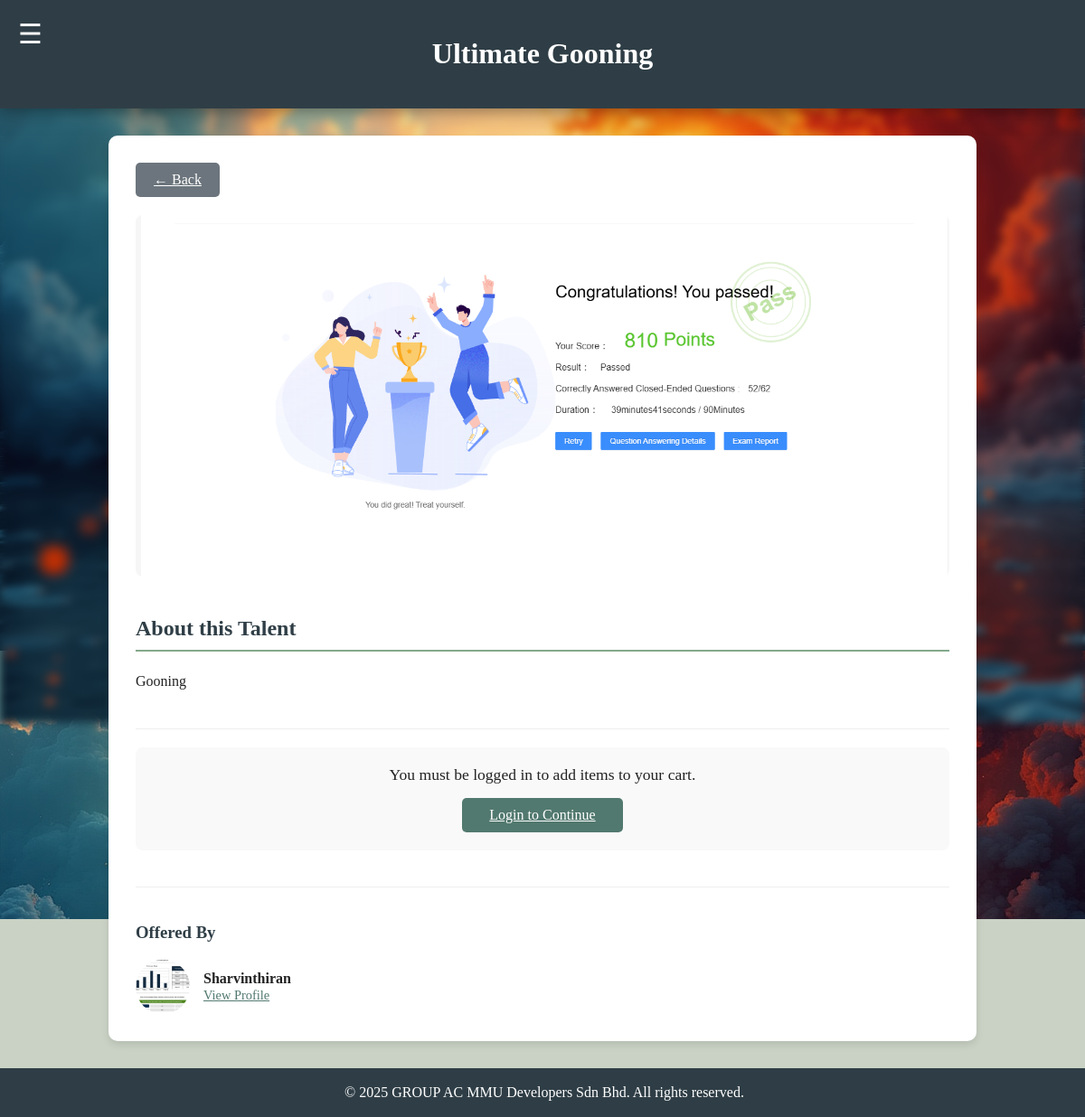
/viewTalent.php?id=13, run on the app's committed database.
### tables this page shows
CREATE TABLE `services` (
  `service_id` int(11) NOT NULL,
  `user_id` int(11) NOT NULL,
  `service_title` varchar(255) NOT NULL,
  `service_description` text DEFAULT NULL,
  `service_image` varchar(255) DEFAULT NULL,
  `service_price` decimal(10,2) NOT NULL DEFAULT 0.00
);

CREATE TABLE `users` (
  `user_id` int(11) NOT NULL,
  `name` varchar(100) DEFAULT NULL,
  `email` varchar(100) DEFAULT NULL,
  `password` varchar(255) DEFAULT NULL,
  `role` enum('student','admin') DEFAULT 'student',
  `created_at` timestamp NOT NULL DEFAULT current_timestamp(),
  `student_id` varchar(50) DEFAULT NULL,
  `faculty` varchar(100) DEFAULT NULL,
  `date_of_birth` date DEFAULT NULL,
  `about_me` text DEFAULT NULL,
  `profile_picture` varchar(255) DEFAULT 'default_avatar.png'
);

### viewtalent.php (the view, shortened to what this page needs)
<?php
require 'connection.php';
$talent_id = intval($_GET['id']);
$stmt = $conn->prepare(
    "SELECT s.service_title, s.service_description, s.service_image, s.service_price, u.name as user_name, u.profile_picture, u.user_id
     FROM services s
     JOIN users u ON s.user_id = u.user_id
     WHERE s.service_id = ?"
);
$stmt->bind_param("i", $talent_id);
$stmt->execute();
$result = $stmt->get_result();
$talent = $result->fetch_assoc();
require 'header.php';
$talent_image_src = 'images/uploads/talent_images/' . htmlspecialchars($talent['service_image'] ?? 'service_placeholder.png');
$owner_avatar_src = DEFAULT_AVATAR_URL;
if (!empty($talent['profile_picture']) && file_exists('images/uploads/profile_pictures/' . $talent['profile_picture'])) {
    $owner_avatar_src = 'images/uploads/profile_pictures/' . htmlspecialchars($talent['profile_picture']);
}
?>
<body>
    <?php require 'navbar.php'; ?>
    <div id="main-content">
        <div class="title-container">
            <h1><?php echo htmlspecialchars($talent['service_title']); ?></h1>
        </div>
        <div class="talent-detail-container" style="max-width: 900px; margin: 30px auto; background-color: #fff; padding: 30px; border-radius: 10px; box-shadow: 0 4px 8px rgba(0,0,0,0.1);">
            <a href="#" onclick="history.go(-1); return false;" class="form-button" style="width: auto; padding: 10px 20px; background-color: #6c757d; display: inline-block; margin-bottom: 20px;">&larr; Back</a>
            <img src="<?php echo $talent_image_src; ?>" alt="<?php echo htmlspecialchars($talent['service_title']); ?>" style="width: 100%; height: auto; max-height: 400px; object-fit: cover; border-radius: 8px; margin-bottom: 20px;">
            <section id="talent-description">
                <h2 style="color: var(--color-title); border-bottom: 2px solid var(--color-surface); padding-bottom: 10px;">About this Talent</h2>
                <p style="line-height: 1.6;">
                    <?php echo nl2br(htmlspecialchars($talent['service_description'])); ?>
                </p>
            </section>
            <section id="add-to-cart" style="margin-top: 40px; padding-top: 20px; border-top: 1px solid #eee;">
                <?php if (isset($_SESSION['user_id'])): ?>
                    <?php if ($_SESSION['user_id'] == $talent['user_id']): ?>
                        <div style="text-align: center; background-color: #f9f9f9; padding: 20px; border-radius: 8px;">
                            <p style="margin: 0; font-size: 1.1em; color: var(--color-title);">You cannot purchase your own talent.</p>
                        </div>
                    <?php elseif ($_SESSION['role'] === 'admin'): ?>
                        <div style="text-align: center; background-color: #f9f9f9; padding: 20px; border-radius: 8px;">
                            <p style="margin: 0; font-size: 1.1em; color: var(--color-title);">Administrators cannot use the shopping cart functionality.</p>
                        </div>
                    <?php else: ?>
                        <form action="cart_logic.php" method="POST">
                            <input type="hidden" name="action" value="add">
                            <input type="hidden" name="talent_id" value="<?php echo $talent_id; ?>">
                            <button type="submit" class="form-button" style="width: 100%; background-color: var(--color-primary); font-size: 1.2em;">Add to Cart (RM <?php echo number_format($talent['service_price'], 2); ?>)</button>
                        </form>
                    <?php endif; ?>
                <?php else: ?>
                    <div style="text-align: center; background-color: #f9f9f9; padding: 20px; border-radius: 8px;">
                        <p style="margin: 0; font-size: 1.1em;">You must be logged in to add items to your cart.</p>
                        <a href="login.php" class="form-button" style="width: auto; display: inline-block; margin-top: 15px; padding: 10px 30px;">Login to Continue</a>
                    </div>
                <?php endif; ?>
            </section>
            <section id="talent-owner" style="margin-top: 40px; padding-top: 20px; border-top: 1px solid #eee;">
                <h3 style="color: var(--color-title);">Offered By</h3>
                <div class="owner-info" style="display: flex; align-items: center; gap: 15px;">
                    <img src="<?php echo $owner_avatar_src; ?>" alt="<?php echo htmlspecialchars($talent['user_name']); ?>" style="width: 60px; height: 60px; border-radius: 50%; object-fit: cover;">
                    <div>
                        <h4 style="margin: 0;"><?php echo htmlspecialchars($talent['user_name']); ?></h4>
                        <a href="userDashboard.php?id=<?php echo $talent['user_id']; ?>" style="font-size: 0.9em; color: var(--color-primary);">View Profile</a>
                    </div>
                </div>
            </section>
        </div>
    </div>
    <?php require 'footer.php'; ?>
</body>
</html>

### css/style.css (style rules this page uses)
:root { --color-bg: #CAD2C5; --color-surface: #84A98C; --color-primary: #52796F; --color-text: #354F52; --color-title: #2F3E46; }
body { background-image: url("../css/background/background_image_2.png"); background-color: var(--color-bg); color: #222; margin: 0; padding: 0; }
body::before { content: ""; position: fixed; background-image: url("../css/background/background_image_2.png"); background-size: cover; top: 0; left: 0; height: 100vh; width: 100vw; z-index: -1; filter: blur(5px); }
.title-container { background-color: var(--color-title); font-family: "Copperplate Gothic", "Copperplate", fantasy; color: white; padding: 20px; text-align: center; box-shadow: 0 0px 20px rgba(0, 0, 0, 0.5); }
.form-button { width: 100%; padding: 10px; font-size: 1rem; background-color: var(--color-primary); color: white; border: none; border-radius: 5px; cursor: pointer; transition: background-color 0.3s ease; display: block; margin: 0; }

### data on the page
services: service_title "Ultimate Gooning", service_image (picture), service_description "Gooning", user.profile_picture (picture), user.name "Sharvinthiran"
